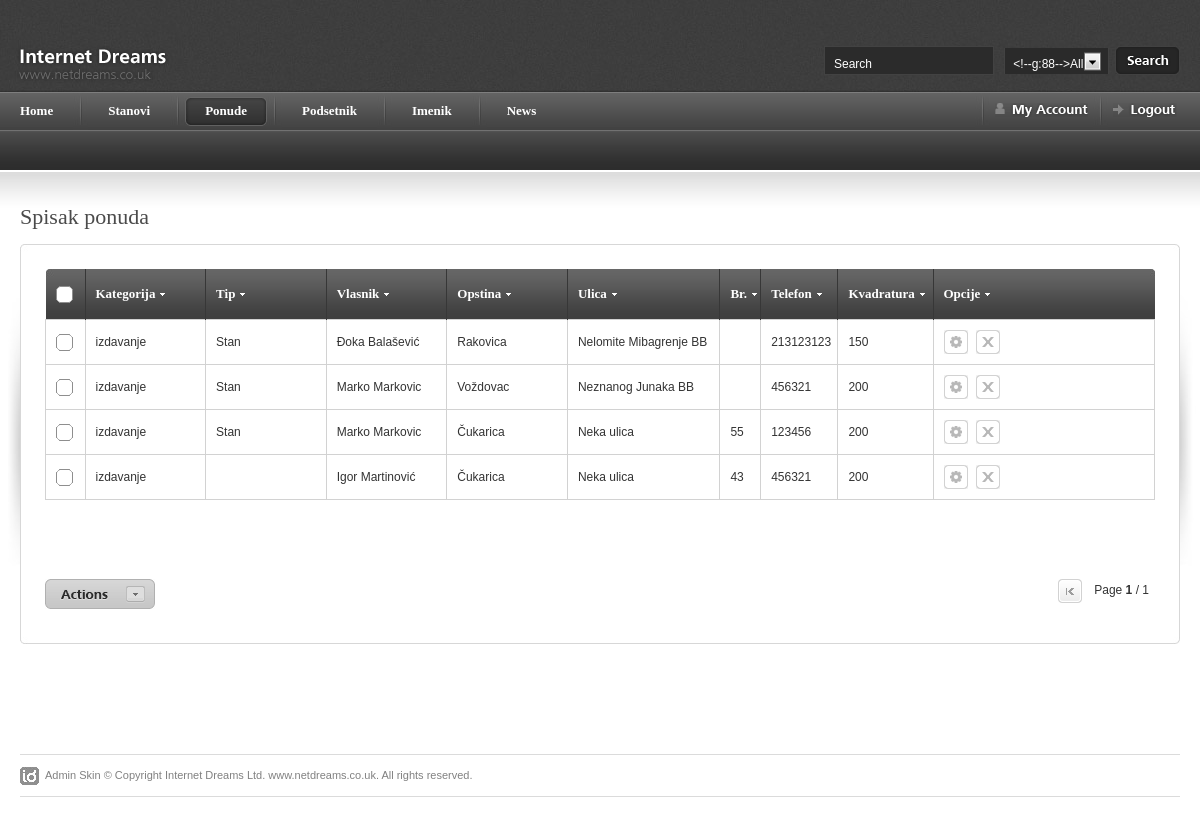
The page /admin/spisak_ponuda.php (signed in) on the database its author committed.
### tables this page shows
CREATE TABLE IF NOT EXISTS `ponude` (
  `id` int(10) NOT NULL AUTO_INCREMENT,
  `kategorija` enum('izdavanje','prodaja') NOT NULL,
  `tip` enum('Stan','Kuća','Poslovni prostor','Magacin','Lokal') NOT NULL,
  `stan_tip` enum('Garsonjera','Jednosoban','Jednoiposoban','Dvosoban','Dvoiposoban','Trosoban','Troiposoban','Četvorosoban','Četvoroiposoban','Petosoban i više') NOT NULL,
  `vlasnik` varchar(500) NOT NULL,
  `lokacija_id` int(225) NOT NULL,
  `ulica` varchar(400) NOT NULL,
  `br` varchar(10) NOT NULL,
  `sprat` enum('Suteren','Prizemlje','Visoko prozemlje','1. sprat','2. sprat','3. sprat','4. sprat','5. sprat','6. sprat','7. sprat','8. sprat','9. sprat','9. sprat','10. sprat','11. sprat','12. sprat','13. sprat','14. sprat','15. sprat','16. sprat','17. sprat','18. sprat','19. sprat','20. sprat i više') NOT NULL,
  `telefon` varchar(300) NOT NULL,
  `email` varchar(100) NOT NULL,
  `cena` varchar(100) NOT NULL,
  `kvadratura` varchar(100) NOT NULL,
  `grejanje` enum('CG','EG','TA','PG','Klima uređaj') NOT NULL,
  `namestenost` enum('Namešten','Nenamešten') NOT NULL,
  `opis` varchar(5000) NOT NULL,
  `datum_dodavanja` timestamp NOT NULL DEFAULT CURRENT_TIMESTAMP,
  `t_kablovska` int(11) NOT NULL DEFAULT '0',
  `t_tv` int(11) NOT NULL DEFAULT '0',
  `t_klima` int(11) NOT NULL DEFAULT '0',
  `t_internet` int(11) NOT NULL DEFAULT '0',
  `t_telefon` int(11) NOT NULL DEFAULT '0',
  `t_frizider` int(11) NOT NULL DEFAULT '0',
  `t_sporet` int(11) NOT NULL DEFAULT '0',
  `t_vesmasina` int(11) NOT NULL DEFAULT '0',
  `t_kuhinjskielementi` int(11) NOT NULL DEFAULT '0',
  `t_plakari` int(11) NOT NULL DEFAULT '0',
  `t_interfon` int(11) NOT NULL DEFAULT '0',
  `t_lift` int(11) NOT NULL DEFAULT '0',
  `t_bazen` int(11) NOT NULL DEFAULT '0',
  `t_garaza` int(11) NOT NULL DEFAULT '0',
  `t_parking` int(11) NOT NULL DEFAULT '0',
  `t_dvoriste` int(11) NOT NULL DEFAULT '0',
  `t_potkrovlje` int(11) NOT NULL DEFAULT '0',
  `t_terasa` int(11) NOT NULL DEFAULT '0',
  `t_novogradnja` int(11) NOT NULL DEFAULT '0',
  `t_renovirano` int(11) NOT NULL DEFAULT '0',
  `t_lux` int(11) NOT NULL DEFAULT '0',
  `t_penthaus` int(11) NOT NULL DEFAULT '0',
  `t_salonski` int(11) NOT NULL DEFAULT '0',
  `t_lodja` int(11) NOT NULL DEFAULT '0',
  PRIMARY KEY (`id`)
);

CREATE TABLE IF NOT EXISTS `lokacija` (
  `id` int(255) NOT NULL AUTO_INCREMENT,
  `opstina` varchar(300) NOT NULL,
  PRIMARY KEY (`id`)
);

### data_base_access/ponudeDA.php (called while the page is built, shortened)
<?php
include_once 'connection.php';
function prikaziSveponude($start, $limit){
    global $conn;
    $sql = "SELECT * FROM ponude as ds
			INNER JOIN lokacija as l
			ON ds.lokacija_id = l.id
			LIMIT $start, $limit";
	$query = $conn->prepare($sql);
	$query->execute();
	return $query->fetchAll(PDO::FETCH_BOTH);
}
function ukupanBrojPonuda(){
    global $conn;
    $sql = "SELECT COUNT(*) as broj FROM ponude";
    $query = $conn->prepare($sql);
    $query->execute();
	return $query->fetch();
}

### admin/spisak_ponuda.php (the view, shortened to what this page needs)
<?php
include_once '../data_base_access/ponudeDA.php';
		$broj = ukupanBrojPonuda();
		$num_rows = $broj['broj'];
		$items = 20;
		$page_amount = ceil($num_rows/$items);
		$page = @$_GET['stranica'];
		if($page < "1"){
			$page = "1";
		}
		$p_num = $items*($page - 1);
		$stanovi = prikaziSvePonude($p_num, $items);
?>
<!DOCTYPE html PUBLIC "-//W3C//DTD XHTML 1.0 Strict//EN" "http://www.w3.org/TR/xhtml1/DTD/xhtml1-strict.dtd">
<html xmlns="http://www.w3.org/1999/xhtml">
<head>
<link rel="stylesheet" href="css/screen.css" type="text/css" media="screen" title="default" />
<link rel="stylesheet" href="css/datePicker.css" type="text/css" />
</head>
<body>
<div id="page-top-outer">
<div id="page-top">
	<div id="logo">
	<a href=""><img src="images/shared/logo.png" width="156" height="40" alt="" /></a>
	</div>
	<div id="top-search">
		<table border="0" cellpadding="0" cellspacing="0">
		<tr>
		<td><input type="text" value="Search" onblur="if (this.value=='') { this.value='Search'; }" onfocus="if (this.value=='Search') { this.value=''; }" class="top-search-inp" /></td>
		<td>
		</td>
		<td>
		<input type="image" src="images/shared/top_search_btn.gif"  />
		</td>
		</tr>
		</table>
	</div>
</div>
</div>
<div class="nav-outer-repeat">
<div class="nav-outer">
		<div id="nav-right">
			<div class="nav-divider">&nbsp;</div>
			<div class="showhide-account"><img src="images/shared/nav/nav_myaccount.gif" width="93" height="14" alt="" /></div>
			<div class="nav-divider">&nbsp;</div>
			<a href="logout.php" id="logout"><img src="images/shared/nav/nav_logout.gif" width="64" height="14" alt="" /></a>
		</div>
		<div class="nav">
		<div class="table">
		<ul class="select"><li><a href="admin.php"><b>Home</b></a>
		</li>
		</ul>
		<div class="nav-divider">&nbsp;</div>
		<ul class="select"><li><a href="dodaj_stan.php"><b>Stanovi</b></a>
		</li>
		</ul>
		<div class="nav-divider">&nbsp;</div>
		<ul class="current"><li><a href="spisak_ponuda.php"><b>Ponude</b></a>
		</li>
		</ul>
		<div class="nav-divider">&nbsp;</div>
		<ul class="select"><li><a href="podsetnik.php"><b>Podsetnik</b></a>
		</li>
		</ul>
		<div class="nav-divider">&nbsp;</div>
		<ul class="select"><li><a href="imenik.php"><b>Imenik</b></a>
		</li>
		</ul>
		<div class="nav-divider">&nbsp;</div>
		<ul class="select"><li><a href="#nogo"><b>News</b></a>
		</li>
		</ul>
		</div>
		</div>
</div>
</div>
<div id="content-outer">
<div id="content">
	<div id="page-heading">
		<h1>Spisak ponuda</h1>
	</div>
	<table border="0" width="100%" cellpadding="0" cellspacing="0" id="content-table">
	<tr>
		<th rowspan="3" class="sized"><img src="images/shared/side_shadowleft.jpg" width="20" height="300" alt="" /></th>
		<th class="topleft"></th>
		<td id="tbl-border-top">&nbsp;</td>
		<th class="topright"></th>
		<th rowspan="3" class="sized"><img src="images/shared/side_shadowright.jpg" width="20" height="300" alt="" /></th>
	</tr>
	<tr>
		<td id="tbl-border-left"></td>
		<td>
		<div id="content-table-inner">
			<div id="table-content">
				<form id="mainform" action="">
				<table border="0" width="100%" cellpadding="0" cellspacing="0" id="product-table">
				<tr>
					<th class="table-header-check"><a id="toggle-all" ></a> </th>
                                        <th class="table-header-repeat line-left minwidth-1"><a href="">Kategorija</a></th>
                                        <th class="table-header-repeat line-left minwidth-1"><a href="">Tip</a></th>
					<th class="table-header-repeat line-left minwidth-1"><a href="">Vlasnik</a></th>
					<th class="table-header-repeat line-left minwidth-1"><a href="">Opstina</a></th>
					<th class="table-header-repeat line-left"><a href="">Ulica</a></th>
                                        <th class="table-header-repeat line-left"><a href="">Br.</a></th>
					<th class="table-header-repeat line-left"><a href="">Telefon</a></th>
					<th class="table-header-repeat line-left"><a href="">Kvadratura</a></th>
					<th class="table-header-options line-left"><a href="">Opcije</a></th>
				</tr>
				<?php
					if(isset($stanovi)){
					foreach($stanovi as $stan){
				?>
				<tr>
					<td><input  type="checkbox"/></td>
                                        <td><?php echo $stan['kategorija'];?></td>
                                        <td><?php echo $stan['tip'];?></td>
					<td><?php echo $stan['vlasnik'];?></td>
					<td><?php echo $stan['opstina'];?></td>
					<td><?php echo $stan['ulica'];?></td>
                                        <td><?php echo $stan['br'];?></td>
					<td><?php echo $stan['telefon'];?></td>
					<td><?php echo $stan['kvadratura'];?></td>
					<td class="options-width">
					<a href="izmeni_ponudu.php?id=<?php echo $stan[0];?>" title="Izmeni" class="icon-1 info-tooltip"></a>
					<a href="izbrisi_ponudu.php?id=<?php echo $stan[0];?>" title="Obrisi" class="icon-2 info-tooltip"></a>
				</tr>
				<?php
						}
					}
				?>
				</table>
				</form>
			</div>
			<div id="actions-box">
				<a href="" class="action-slider"></a>
			</div>
			<table border="0" cellpadding="0" cellspacing="0" id="paging-table">
			<tr>
			<td>
			<?php
			if($page_amount != "0"){
				if($page != "0"){
					$prev = $page-1;
					echo '<a href="spisak_stanova.php?stranica='.$prev.'" class="page-left"></a>';
				}
					  echo '<div id="page-info">Page <strong>'.$page.'</strong> / '.$page_amount.'</div>';
				?>
				<?php
			}
			?>
			</td>
			</tr>
			</table>
		</div>
		</td>
		<td id="tbl-border-right"></td>
	</tr>
	<tr>
		<th class="sized bottomleft"></th>
		<td id="tbl-border-bottom">&nbsp;</td>
		<th class="sized bottomright"></th>
	</tr>
	</table>
</div>
</div>
<div id="footer">
	<div id="footer-left">
	Admin Skin &copy; Copyright Internet Dreams Ltd. <a href="">www.netdreams.co.uk</a>. All rights reserved.</div>
</div>
</body>
</html>

### rows shown on the page
ponude: kategorija "izdavanje", tip "Stan", vlasnik "Đoka Balašević", lokacija.opstina "Rakovica", ulica "Nelomite Mibagrenje BB", telefon "213123123", kvadratura "150"
ponude: kategorija "izdavanje", tip "Stan", vlasnik "Marko Markovic", lokacija.opstina "Voždovac", ulica "Neznanog Junaka BB", telefon "456321", kvadratura "200"
ponude: kategorija "izdavanje", tip "Stan", vlasnik "Marko Markovic", lokacija.opstina "Čukarica", ulica "Neka ulica", br "55", telefon "123456", kvadratura "200"
ponude: kategorija "izdavanje", vlasnik "Igor Martinović", lokacija.opstina "Čukarica", ulica "Neka ulica", br "43", telefon "456321", kvadratura "200"

### other values the page prints
$page "1"
$page_amount "1"
